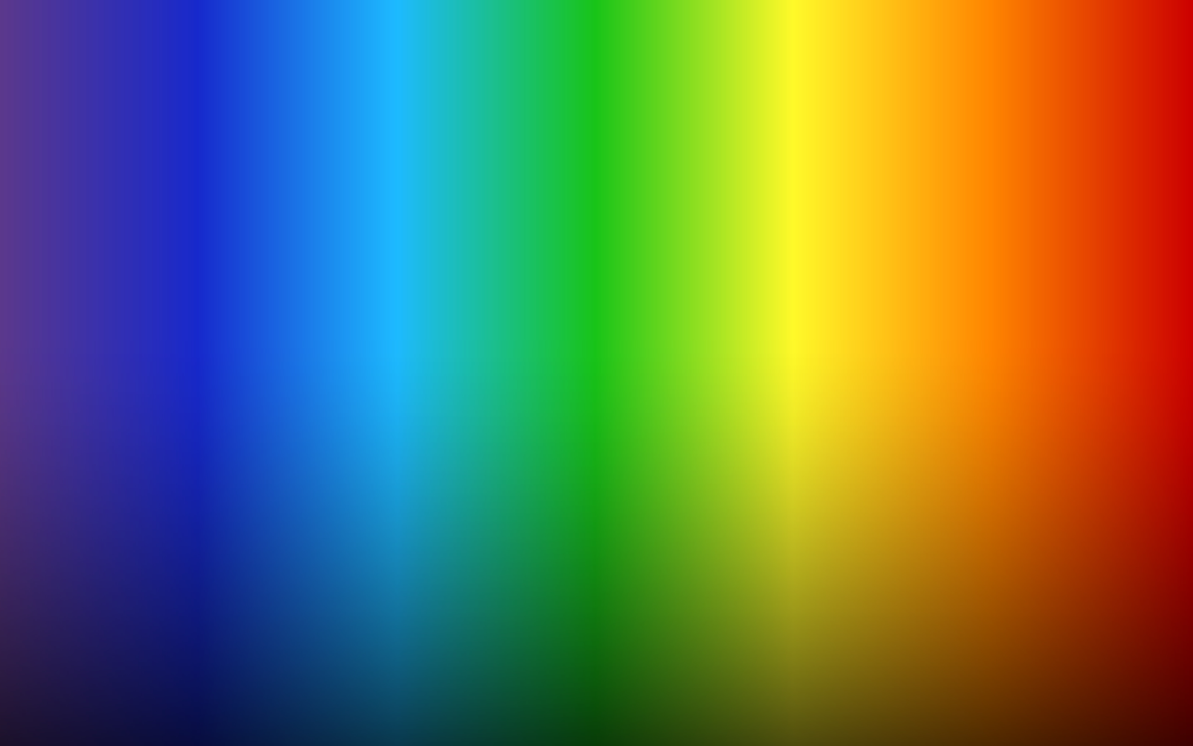
#> input picture image/lab01_rainbow.jpg, 5962 x 3727 px, found by its file name (shown at 1/5 size)
$ jupyter execute Lab01_prac.ipynb
#> lines starting #> are read from the running program, lines starting #| are printed output that depends on the picture
[cell 1]
import os
import cv2
import matplotlib.pyplot as plt
from google.colab.patches import cv2_imshow

img = cv2.imread('/content/drive/MyDrive/패턴인식/PR201910769/images/lab01_rainbow.jpg')
#> img is the input picture: shape (3727, 5962, 3); mean B, G, R 83.7, 117.3, 103.6

[cell 2]
cv2_imshow(img)

[cell 3]
img.shape
#> Out = (3727, 5962, 3)

[cell 4]
img = cv2.resize(img, (500, 400))
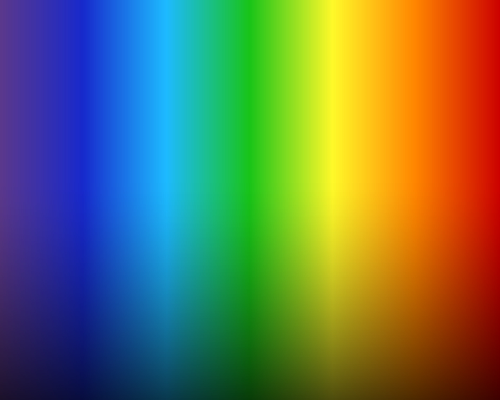
#> img: shape (400, 500, 3); mean B, G, R 83.7, 117.3, 103.5

[cell 5]
cv2_imshow(img)

[cell 6]
img.shape
#> Out = (400, 500, 3)

[cell 7]
cv2_imshow(img[:100,:,:])
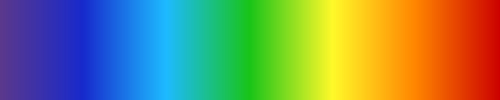
#> shown: shape (100, 500, 3); mean B, G, R 98.9, 138.7, 122.5

[cell 8]
cv2_imshow(img[:,:,0])
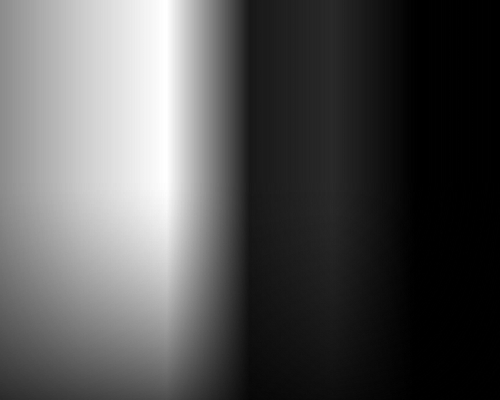
#> shown: shape (400, 500); min 0, max 255, mean 83.7

[cell 9]
bimg = img.copy()
bimg[:,:,1] = 0
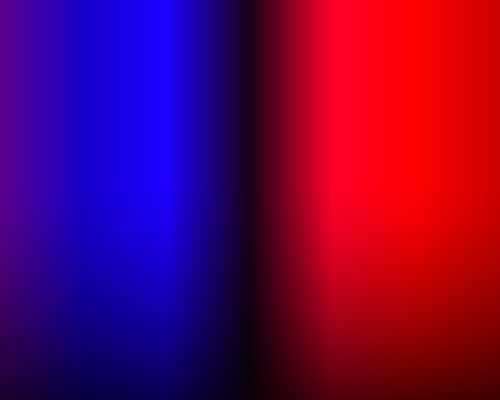
#> bimg: shape (400, 500, 3); mean B, G, R 83.7, 0, 103.5
bimg[:,:,2] = 0
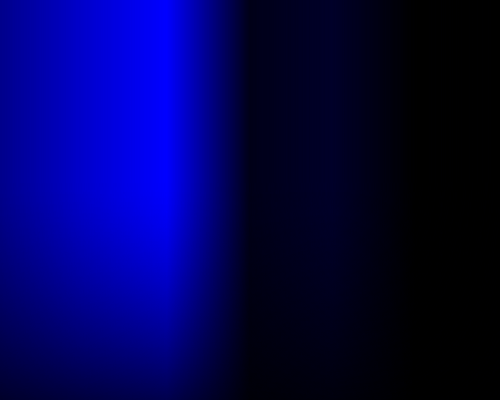
#> bimg: shape (400, 500, 3); mean B, G, R 83.7, 0, 0

cv2_imshow(bimg)

[cell 10]
imggray = cv2.cvtColor(img, cv2.COLOR_BGR2GRAY)
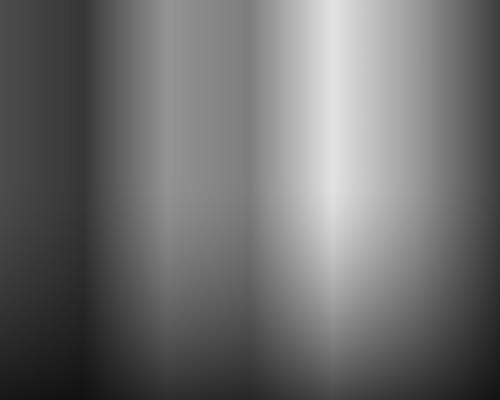
#> imggray: shape (400, 500); min 16, max 227, mean 109.3

cv2_imshow(imggray)

[cell 11]
imggray.shape
#> Out = (400, 500)

[cell 12]
imggray.flatten().shape
#> Out = (200000,)

[cell 13]
plt.hist(imggray.flatten(), bins=255)
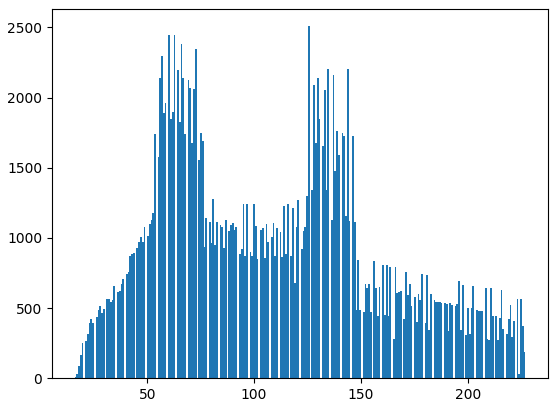
#> figure drawn by matplotlib, 1 panel; tallest bar 2509 high, from x = 125.2 to 126.1

[cell 14]
grayhist = cv2.calcHist([imggray],[0],None,[256],[0,256])
#> grayhist = 256 values, max 2509 at index 126, min 0 at index 0, mean 781.2
print(grayhist.shape)
#| (256, 1)
plt.plot(grayhist)
#> figure, not shown here; curve peaks at x = 126, y = 2509

[cell 15]
plt.hist(imggray.flatten(), bins=255)
plt.plot(grayhist)
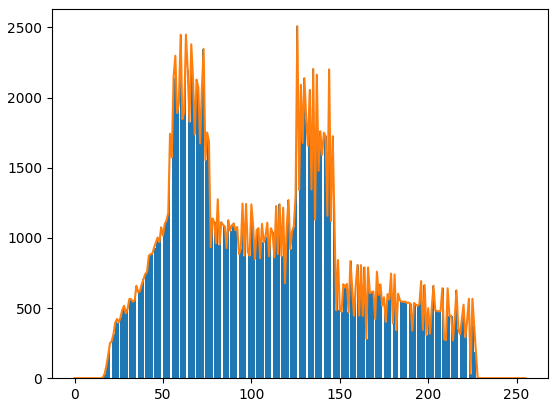
#> figure drawn by matplotlib, 1 panel; tallest bar 2509 high, from x = 125.2 to 126.1; curve peaks at x = 126, y = 2509

[cell 16]
plt.hist(img[:,:,0].flatten(), bins=255)
plt.plot(grayhist)
#> figure, not shown here; tallest bar 26538 high, from x = 0 to 1; curve peaks at x = 126, y = 2509

[cell 17]
plt.hist(img[:,:,1].flatten(), bins=256)
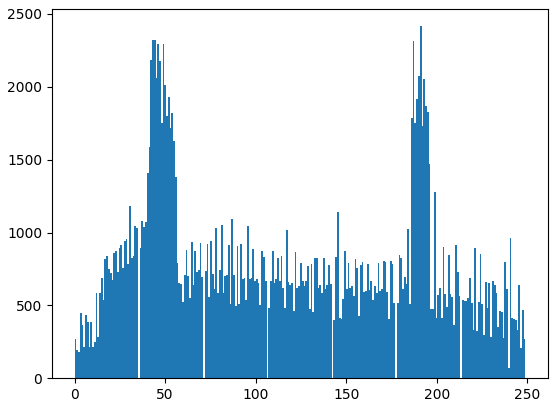
#> figure drawn by matplotlib, 1 panel; tallest bar 2416 high, from x = 190.6 to 191.6

[cell 18]
plt.hist(img[:,:,2].flatten(), bins=256)
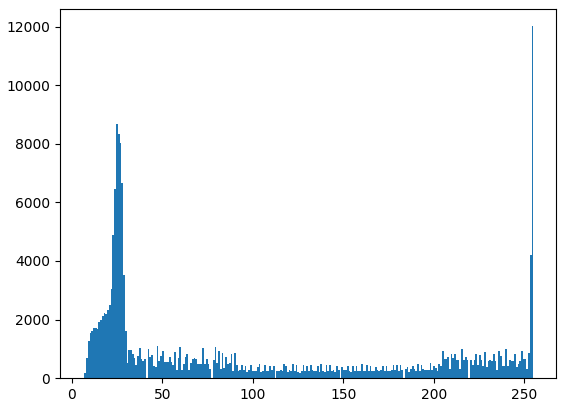
#> figure drawn by matplotlib, 1 panel; tallest bar 12013 high, from x = 254 to 255

$ run again, with image/football (1).jpg copied over image/lab01_rainbow.jpg
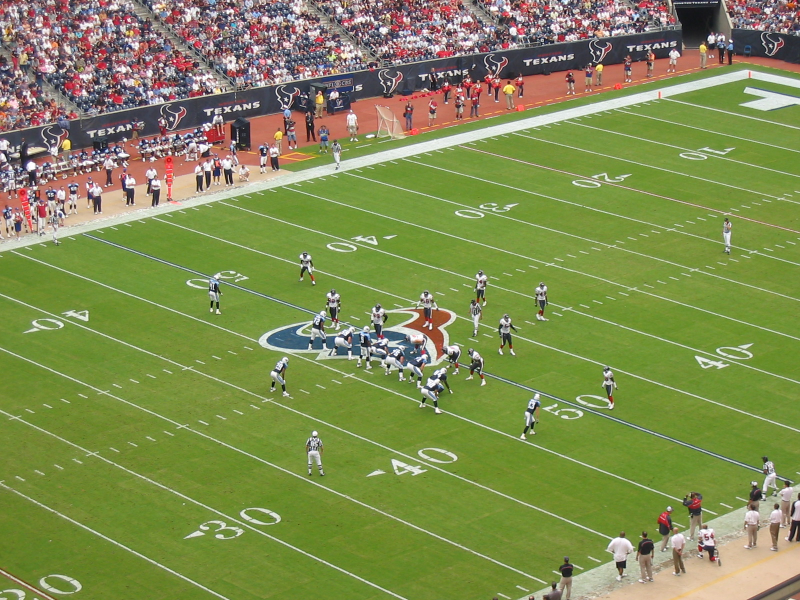
#> input picture image/football (1).jpg, 1600 x 1200 px, found by its file name (shown at 1/2 size)
#> img is the input picture: shape (1200, 1600, 3); mean B, G, R 81.6, 139.8, 128.4
#> img: shape (400, 500, 3)
#> `imggray = cv2.cvtColor(img, cv2.COLOR_BGR2GRAY)`:
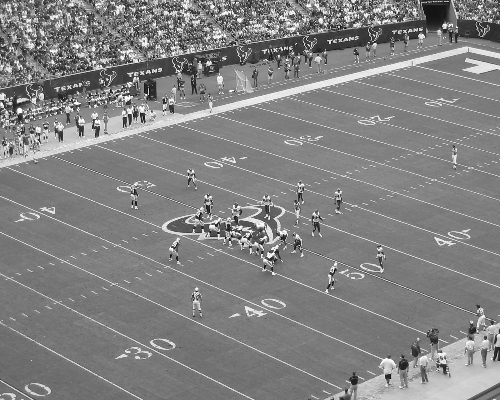
#> imggray: shape (400, 500); min 6, max 255, mean 129.8
#> grayhist = 256 values, max 7708 at index 124, min 0 at index 0, mean 781.2
#| (256, 1)
#> `[cell 18] plt.hist(img[:,:,2].flatten(), bins=256)`:
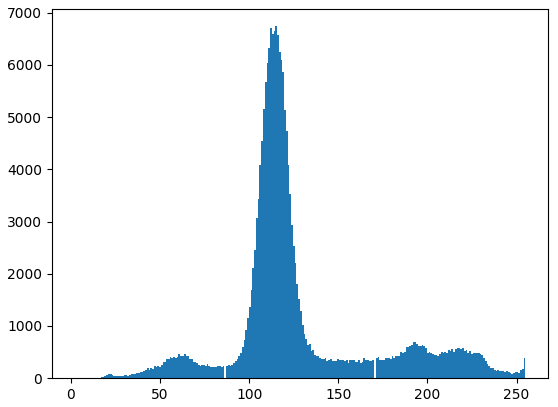
#> figure drawn by matplotlib, 1 panel; tallest bar 6742 high, from x = 114.7 to 115.7
